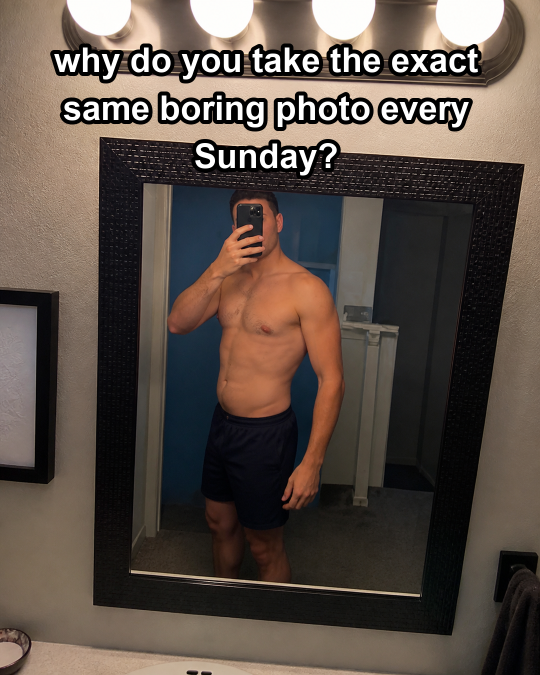
#> input picture docs/assets/tiktok/trend-remix/2026-08-05-rebuild-current-ugc/same-boring-photo/slide-0-cover.png, 1080 x 1350 px, given in place of raw-selfie-live.png, which was not available (shown at 1/2 size)
$ python render.py
#> lines starting #> are read from the running program, lines starting #| are printed output that depends on the picture; pictures that were not available may be replaced by others from this repository, and a replacement may not be noted
from __future__ import annotations

from pathlib import Path

from PIL import Image, ImageDraw, ImageFont, ImageOps


ROOT = Path(__file__).resolve().parent
APP = ROOT.parents[3] / "app-screenshots" / "2.33-live-2026-08-05"
W, H = 1080, 1350

BOLD = "/System/Library/Fonts/Supplemental/Arial Bold.ttf"
REGULAR = "/System/Library/Fonts/Supplemental/Arial.ttf"
BLACK = (15, 17, 16)
CREAM = (244, 241, 232)
GREEN = (37, 211, 118)


def font(path: str, size: int) -> ImageFont.FreeTypeFont:
    return ImageFont.truetype(path, size)


def cover(path: Path, *, centering: tuple[float, float] = (0.5, 0.5)) -> Image.Image:
    return ImageOps.fit(
        Image.open(path).convert("RGB"),
        (W, H),
        method=Image.Resampling.LANCZOS,
        centering=centering,
    )


def app_crop(number: str) -> Image.Image:
    source = Image.open(APP / f"{number}.png").convert("RGB")
    top = round(source.height * 0.25)
    crop_h = round(source.width * H / W)
    return source.crop((0, top, source.width, top + crop_h)).resize(
        (W, H), Image.Resampling.LANCZOS
    )


# [11 lines left out: function reference_crop, not called in this run]


def wrap(draw: ImageDraw.ImageDraw, text: str, face: ImageFont.FreeTypeFont, max_width: int) -> list[str]:
    words = text.split()
    lines: list[str] = []
    current = ""
    for word in words:
        trial = f"{current} {word}".strip()
        if draw.textbbox((0, 0), trial, font=face, stroke_width=0)[2] <= max_width:
            current = trial
        else:
            if current:
                lines.append(current)
            current = word
    if current:
        lines.append(current)
    return lines


def native_text(
    image: Image.Image,
    text: str,
    *,
    y: int,
    size: int = 72,
    max_width: int = 930,
    stroke: int = 8,
) -> Image.Image:
    image = image.copy()
    draw = ImageDraw.Draw(image)
    face = font(BOLD, size)
    lines = wrap(draw, text, face, max_width)
    line_gap = round(size * 0.16)
    heights = [draw.textbbox((0, 0), line, font=face, stroke_width=stroke)[3] for line in lines]
    cursor = y
    for line, line_h in zip(lines, heights):
        box = draw.textbbox((0, 0), line, font=face, stroke_width=stroke)
        line_w = box[2] - box[0]
        draw.text(
            ((W - line_w) / 2, cursor),
            line,
            font=face,
            fill="white",
            stroke_width=stroke,
            stroke_fill="black",
        )
        cursor += line_h + line_gap
    return image


def save(image: Image.Image, path: Path) -> None:
    path.parent.mkdir(parents=True, exist_ok=True)
    image.convert("RGB").save(path, "PNG", optimize=True)


# [60 lines left out: functions rounded_paste, guide_base, guide_cover, guide_question, guide_final, not called in this run]


def render_same_boring_photo() -> None:
    out = ROOT / "same-boring-photo"
    raw = out / "_sources" / "raw-selfie-live.png"
    save(
        native_text(
            cover(raw, centering=(0.5, 0.42)),
            "why do you take the exact same boring photo every Sunday?",
            y=82,
            size=68,
        ),
        out / "slide-0-cover.png",
    )
#> in cover, returned value is the input picture: PIL image 1080x1350 RGB; mean R, G, B 91.5, 79.7, 71.4
#> in native_text, `lines = wrap(draw, text, face, max_width)`: lines = ['why do you take the exact', 'same boring photo every', 'Sunday?']
#> in native_text, `heights = [draw.textbbox((0, 0), line, font=face, stroke_width=stroke)..`: heights = [86, 86, 86]
#> the loop in native_text, `for line, line_h in zip(lines, heights):` made 3 passes
#> (line, box, line_w, cursor) on passes 1 to 3: ('why do you take the exact', (-8, 4, 910, 86), 918, 179), ('same boring photo every', (-8, 4, 864, 86), 872, 276), ('Sunday?', (-8, 4, 299, 86), 307, 373)
#> after the loop in native_text, `for line, line_h in zip(lines, heights):`: cursor = 373
#> in save, `image.convert("RGB").save(path, "PNG", optimize=True)`:
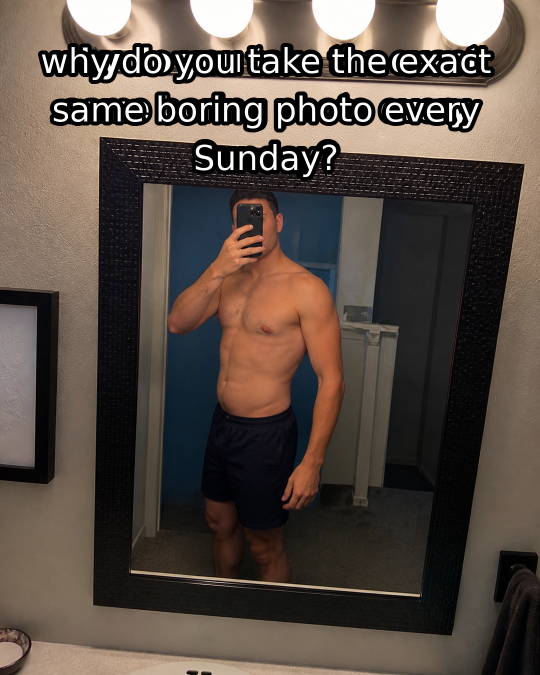
#> saved as slide-0-cover.png: PIL image 1080x1350 RGB (shown at 1/2 size); mean R, G, B 88.8, 77.2, 69.1
    save(
        native_text(
            app_crop("08"),
            "because this is the part my memory skips.",
            y=58,
            size=72,
        ),
        out / "slide-1.png",
    )
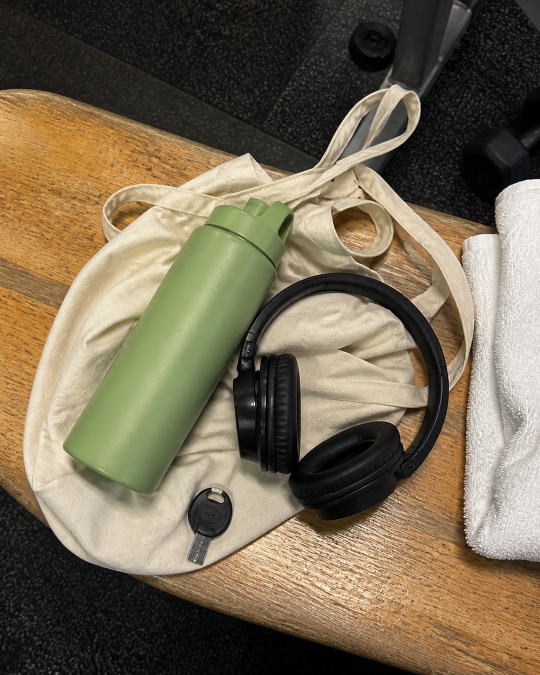
#> input picture docs/assets/tiktok/trend-remix/2026-08-05-rebuild-current-ugc/check-in-day-dump/slide-0-cover.png, 1080 x 1350 px, given in place of 08.png, which was not available (shown at 1/2 size)
#> in app_crop, source is the input picture: PIL image 1080x1350 RGB; mean R, G, B 119.7, 106.9, 84.4
#> in app_crop, `return source.crop((0, top, source.width, top + crop_h)).resize( (W, H..`:
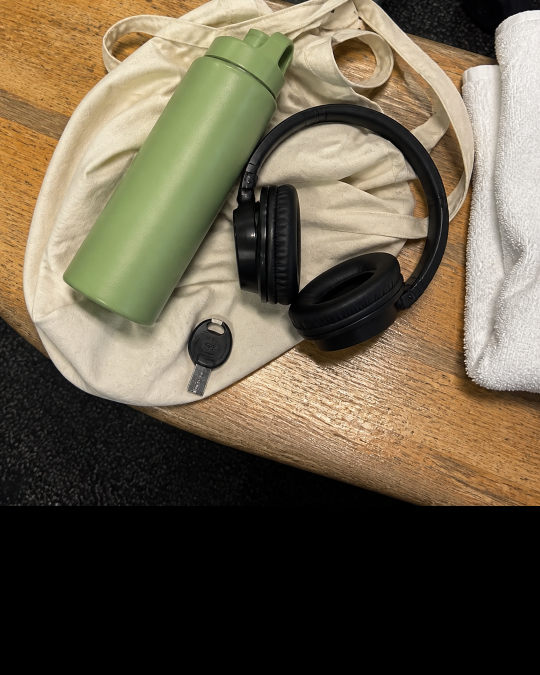
#> returned value: PIL image 1080x1350 RGB (shown at 1/2 size); mean R, G, B 105.3, 94.5, 74.6
#> the loop in native_text (call 2), `for line, line_h in zip(lines, heights):` made 2 passes
#> (line, line_h, box, line_w, cursor) on passes 1 to 2: ('because this is the part', 90, (-8, 4, 855, 90), 863, 160), ('my memory skips.', 90, (-8, 4, 673, 90), 681, 262)
#> in save (call 2), `image.convert("RGB").save(path, "PNG", optimize=True)`:
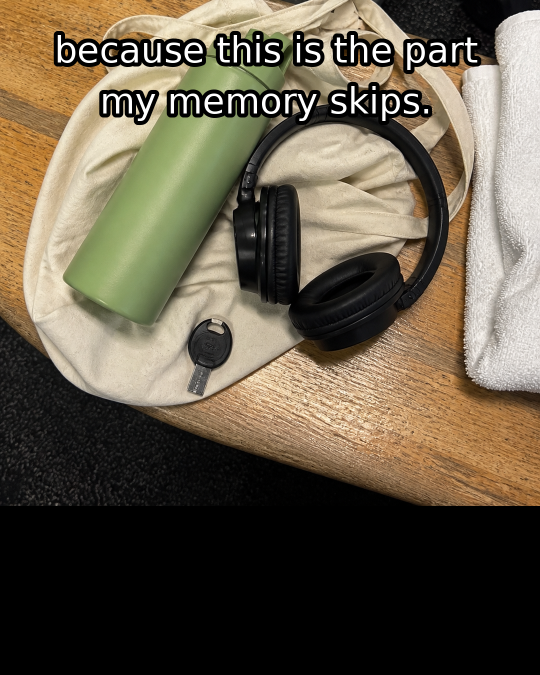
#> saved as slide-1.png: PIL image 1080x1350 RGB (shown at 1/2 size); mean R, G, B 100.8, 90.7, 72.7


def render_photo_dump() -> None:
    out = ROOT / "check-in-day-dump"
    source_names = ["00-bag", "01-mirror", "02-barbell", "03-midset", "04-snack-keys", "05-progress"]
    for index, name in enumerate(source_names):
        filename = "slide-0-cover.png" if index == 0 else f"slide-{index}.png"
        save(cover(out / "_sources" / f"{name}.png"), out / filename)
    save(app_crop("02"), out / "slide-6.png")
    save(cover(out / "_sources" / "07-exit.png"), out / "slide-7.png")


# [80 lines left out: functions render_guide, render_weakest_score, render_two_photos, contact_sheet, not called in this run]


def main() -> None:
    render_same_boring_photo()
    render_photo_dump()
    render_guide()
    render_weakest_score()
    render_two_photos()
    for folder in [
        ROOT / "same-boring-photo",
        ROOT / "check-in-day-dump",
        ROOT / "five-questions-after-check-in",
        ROOT / "weakest-score-hot-take",
        ROOT / "two-photos-looked-the-same",
    ]:
        contact_sheet(folder)


if __name__ == "__main__":
#> (the run stopped early here; a loop or call above may not have finished)
